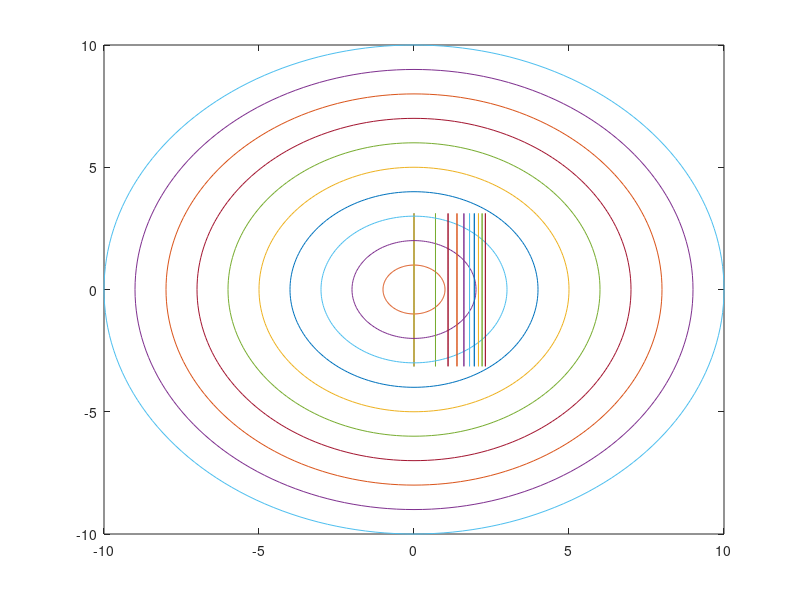

MATLAB code for this plot:

t=0:pi/100:2*pi;
v=exp(i*t);
axis([-10 10 -10 10],'equal');

# Prendo il logaritmo complesso di v
w=log(v);
plot(w)
hold on
%questo è il caso r=1 del caso che vederemo dopo nel ciclo for

%plotto le varie circonferenze dei logaritmi  con i raggi da 1 ... 10
for r=1:10
    v = r*exp(i*t)
    plot(v)
    plot(log(v))
end
   


